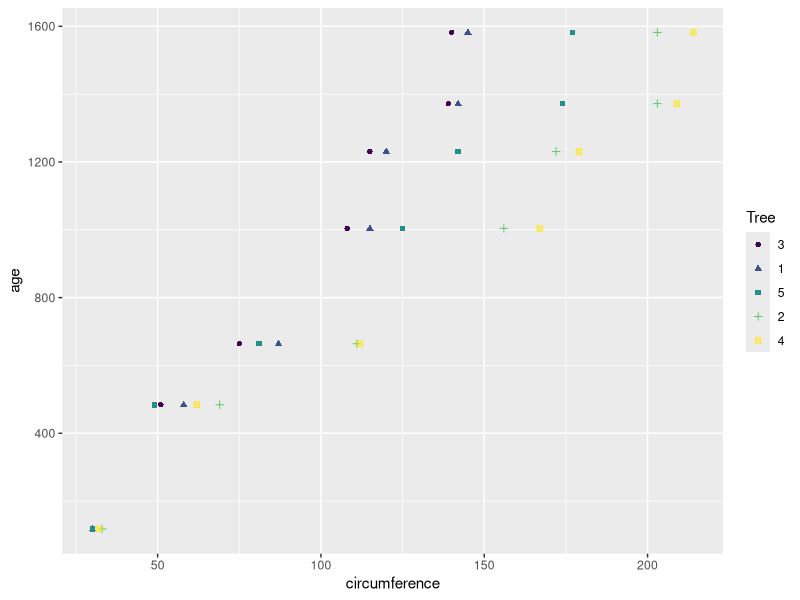
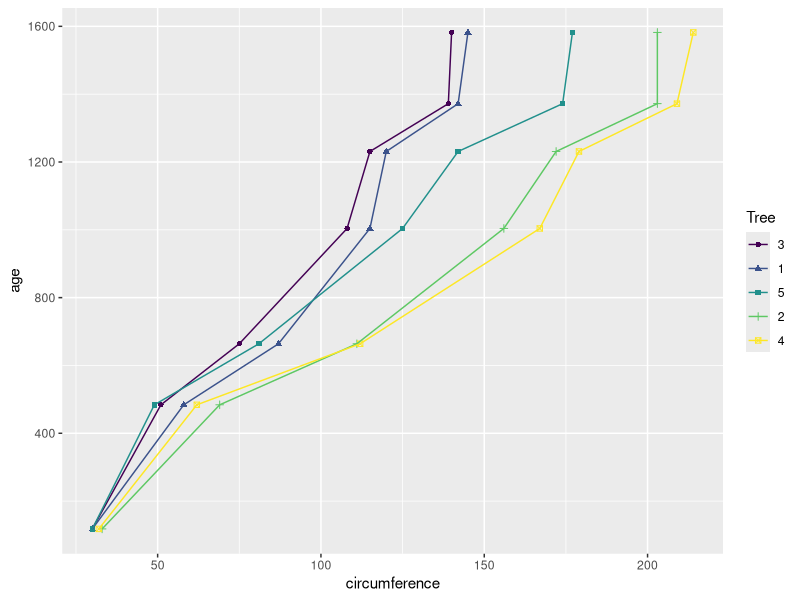
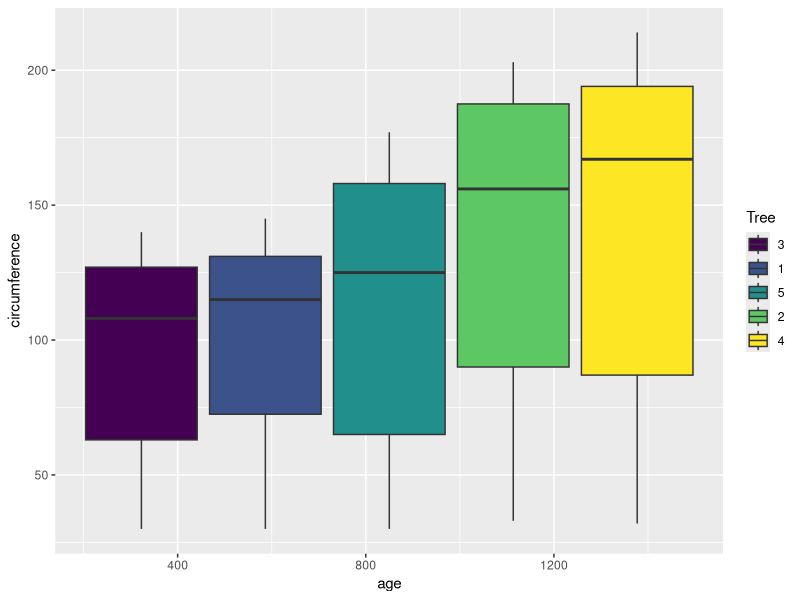

Write R code to recreate these figures, in order.
#Question 2 (30 points)
#The built-in data set called Orange in R is about the growth of orange trees. The Orange data
#frame has 3 columns of records of the growth of orange trees.
#Variable description
#Tree: an ordered factor indicating the tree on which the measurement is made. The ordering is
#according to increasing maximum diameter.
#age: a numeric vector giving the age of the tree (days since 1968/12/31)
#circumference: a numeric vector of trunk circumferences (mm). This is probably “circumference
#at breast height”, a standard measurement in forestry.

#Load Libraries
library(dplyr)
library(ggplot2)

# Open the Orange data set
data("Orange")

#####
#a) Calculate the mean and the median of the trunk circumferences for different size of the
#trees. (Tree)
# Mean and Median for all data in Orange
cat("median = ", median(Orange$circumference), "mean = ", mean(Orange$circumference))

# Mean and Median Summarized by Tree
TreeCirc <- Orange %>% group_by(Tree) %>% summarise(circmedian=median(circumference), circmean=mean(circumference))
#TreeCirc[order(TreeCirc$Tree),]
print(TreeCirc)

#####
#b) Make a scatter plot of the trunk circumferences against the age of the tree. Use different
#plotting symbols for different size of trees.
# Scatter plot for circumference vs age
ggplot(Orange, aes(x=circumference, y=age, shape=Tree, color=Tree)) +geom_point()

# Scatter plot with lines connecting the data points to allow for easy vizual comparison of the relationship of circumference vs age of the different trees
ggplot(Orange, aes(x=circumference, y=age, shape=Tree, color=Tree)) +geom_point() +geom_line()

#####
#c) Display the trunk circumferences on a comparative boxplot against tree. Be sure you
#order the boxplots in the increasing order of maximum diameter.
ggplot(Orange, aes(x=age, y=circumference, fill=Tree)) +geom_boxplot()